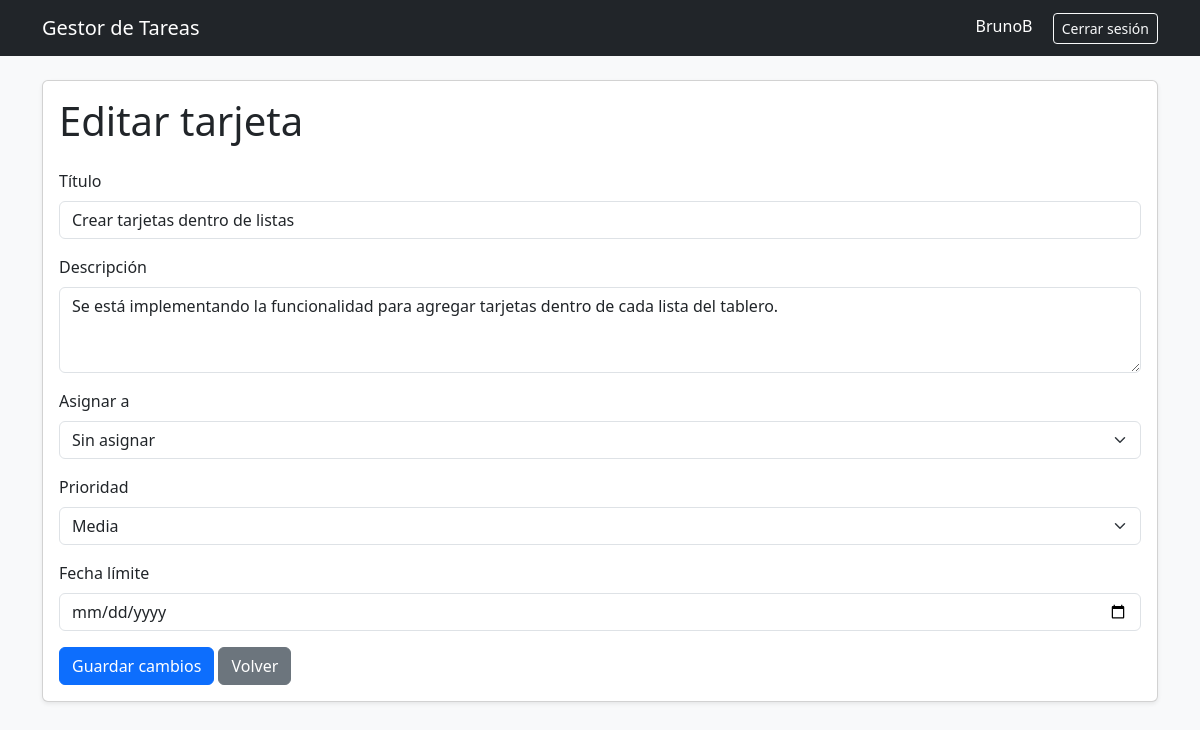
The app's page /tarjetas/3/editar/ (signed in) with its own data.
### boards/models.py (models this page shows, shortened)
class Card(models.Model):
    PRIORITY_CHOICES = [
        ('alta', 'Alta'),
        ('media', 'Media'),
        ('baja', 'Baja'),
    ]
    title = models.CharField(max_length=100)
    description = models.TextField(blank=True, null=True)
    task_list = models.ForeignKey(
        TaskList,
        on_delete=models.CASCADE,
        related_name='cards'
    )
    assigned_to = models.ForeignKey(
        User,
        on_delete=models.SET_NULL,
        blank=True,
        null=True,
        related_name='assigned_cards'
    )
    priority = models.CharField(
        max_length=10,
        choices=PRIORITY_CHOICES,
        default='media'
    )
    due_date = models.DateField(
        blank=True,
        null=True
    )
    position = models.PositiveIntegerField(default=0)
    created_at = models.DateTimeField(auto_now_add=True)
    class Meta:
        ordering = ['position']

### boards/views.py (the view, shortened to what this page needs)
# urls.py: path('tarjetas/<int:card_id>/editar/', views.edit_card, name='edit_card'),
@login_required
def edit_card(request, card_id):
    card = get_object_or_404(
        Card,
        id=card_id,
        task_list__board__owner=request.user
    )
    users = User.objects.all()
    return render(request, 'boards/edit_card.html', {
        'card': card,
        'users': users
    })

### boards/templates/boards/edit_card.html (shortened to what this page needs)
{% extends 'base.html' %}
{% block content %}
<div class="card shadow-sm">
    <div class="card-body">
        <h1 class="mb-4">Editar tarjeta</h1>
        <form method="POST">
            <div class="mb-3">
                <label class="form-label">Título</label>
                <input
                    type="text"
                    name="title"
                    value="{{ card.title }}"
                    class="form-control"
                    required
                >
            </div>
            <div class="mb-3">
                <label class="form-label">Descripción</label>
                <textarea
                    name="description"
                    class="form-control"
                    rows="3"
                >{{ card.description }}</textarea>
            </div>
            <div class="mb-3">
                <label class="form-label">Asignar a</label>
                <select name="assigned_to" class="form-select">
                    <option value="">Sin asignar</option>
                </select>
            </div>
            <div class="mb-3">
                <label class="form-label">Prioridad</label>
                <select name="priority" class="form-select">
                    <option value="media"
                        {% if card.priority == 'media' %}
                            selected
                        {% endif %}
                    >
                        Media
                    </option>
                </select>
            </div>
            <div class="mb-3">
                <label class="form-label">Fecha límite</label>
                <input
                    type="date"
                    name="due_date"
                    value="{{ card.due_date|date:'Y-m-d' }}"
                    class="form-control"
                >
            </div>
            <button type="submit" class="btn btn-primary">
                Guardar cambios
            </button>
            <a href="{% url 'board_detail' card.task_list.board.id %}"
               class="btn btn-secondary">
                Volver
            </a>
        </form>
    </div>
</div>
{% endblock %}

### boards/templates/base.html (shortened to what this page needs)
<!DOCTYPE html>
<html lang="es">
<head>
    <link href="https://cdn.jsdelivr.net/npm/bootstrap@5.3.3/dist/css/bootstrap.min.css" rel="stylesheet">
</head>
<body class="bg-light">
    <nav class="navbar navbar-expand-lg navbar-dark bg-dark mb-4">
        <div class="container">
            <a class="navbar-brand" href="{% url 'home' %}">Gestor de Tareas</a>
            <div>
                {% if user.is_authenticated %}
                    <span class="text-white me-3">{{ user.username }}</span>
                    <a href="{% url 'logout' %}" class="btn btn-outline-light btn-sm">Cerrar sesión</a>
                {% endif %}
            </div>
        </div>
    </nav>
    <main class="container">
        {% block content %}
        {% endblock %}
    </main>
</body>
</html>

### records on screen
Card: title "Crear tarjetas dentro de listas", description "Se está implementando la funcionalidad para agregar tarjetas dentro de cada lista del tablero.", priority "Media"

### other values on screen
{{ user.username }} "BrunoB"
